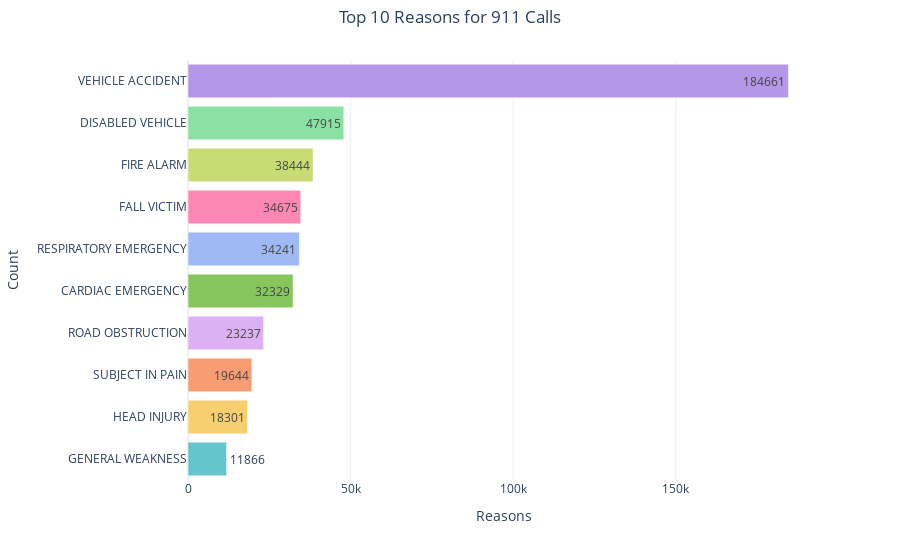

This figure's notebook cell:
### Code cell
top_10_reasons = data['title'].value_counts().to_frame(name='count').head(10).sort_values(by='count')
fig = px.bar(top_10_reasons, color_discrete_sequence=[px.colors.qualitative.Pastel], orientation='h', text=top_10_reasons['count'].sort_values(ascending=True))

fig.update_layout(title={
                  'text': "Top 10 Reasons for 911 Calls",
                  'y':0.98,
                  'x':0.5,
                  'xanchor': 'center',
                  'yanchor': 'top'},
                  xaxis_title='Reasons',
                  yaxis_title='Count',
                  showlegend=False,
                  template='plotly_white')

fig.show()

### Figure 1 — Plotly figure (JSON) as saved in the notebook; plotly's stock layout.template omitted (floating-point values rounded to 4 significant figures)
{"data": [{"alignmentgroup": "True", "hovertemplate": "variable=count<br>value=%{x}<br>index=%{y}<br>text=%{text}<extra></extra>", "legendgroup": "count", "marker": {"color": ["rgb(102, 197, 204)", "rgb(246, 207, 113)", "rgb(248, 156, 116)", "rgb(220, 176, 242)", "rgb(135, 197, 95)", "rgb(158, 185, 243)", "rgb(254, 136, 177)", "rgb(201, 219, 116)", "rgb(139, 224, 164)", "rgb(180, 151, 231)", "rgb(179, 179, 179)"], "pattern": {"shape": ""}}, "name": "count", "offsetgroup": "count", "orientation": "h", "showlegend": true, "text": [11866, 18301, 19644, 23237, 32329, 34241, 34675, 38444, 47915, 184661], "textposition": "auto", "type": "bar", "x": [11866, 18301, 19644, 23237, 32329, 34241, 34675, 38444, 47915, 184661], "xaxis": "x", "y": ["GENERAL WEAKNESS", "HEAD INJURY", "SUBJECT IN PAIN", "ROAD OBSTRUCTION", "CARDIAC EMERGENCY", "RESPIRATORY EMERGENCY", "FALL VICTIM", "FIRE ALARM", "DISABLED VEHICLE", "VEHICLE ACCIDENT"], "yaxis": "y"}], "layout": {"barmode": "relative", "legend": {"title": {"text": "variable"}, "tracegroupgap": 0}, "margin": {"t": 60}, "showlegend": false, "title": {"text": "Top 10 Reasons for 911 Calls", "x": 0.5, "xanchor": "center", "y": 0.98, "yanchor": "top"}, "xaxis": {"anchor": "y", "domain": [0, 1], "title": {"text": "Reasons"}}, "yaxis": {"anchor": "x", "domain": [0, 1], "title": {"text": "Count"}}}}
